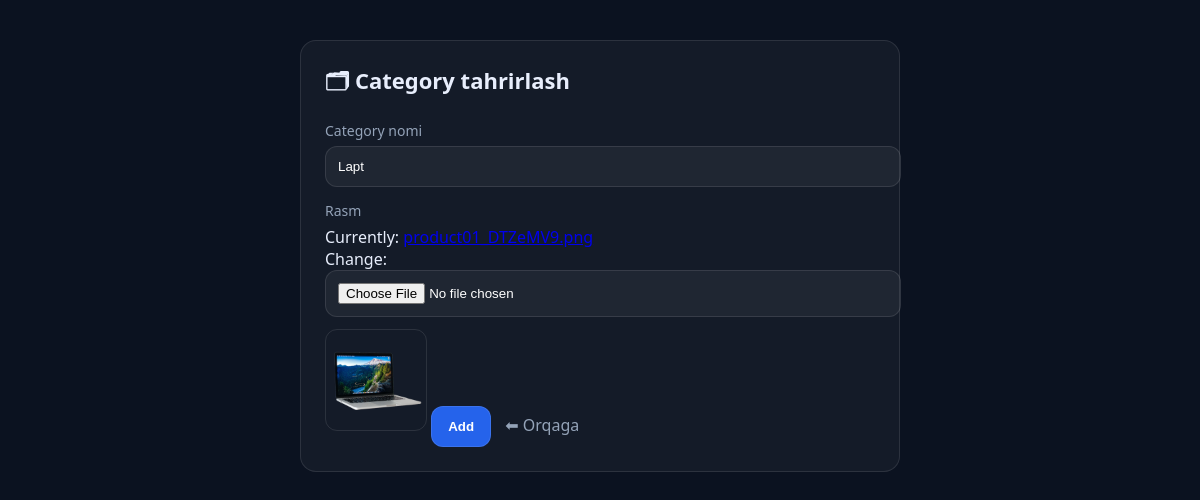
/seller/categories/3/edit/ (signed in), run on the app's committed database.
### products/models.py (models this page shows, shortened)
class Category(models.Model):
    name = models.CharField(max_length=100, unique=True)
    image = models.ImageField()

### products/views.py (the view)
# urls.py: path("seller/categories/<int:pk>/edit/", views.category_update, name="category_update"),
@login_required
def category_update(request, pk):
    category = get_object_or_404(Category, pk = pk)
    if request.method== "POST":
        form = CategoryForm(request.POST, request.FILES, instance=category)
        if form.is_valid():
            form.save()
            return redirect("category_list")
    else:
        form =  CategoryForm(instance=category)
        return render(request, "seller/category_form.html",{
            "form": form,
            "title": "Category tahrirlash",
            "btn-text": "Yangilash"
        })

### products/forms.py
class CategoryForm(forms.ModelForm):
    class Meta:
        model = Category
        fields = ['name', 'image']

### templates/seller/category_form.html (shortened to what this page needs)
<!doctype html>
<html lang="uz">
<head>
</head>
<body>
  <div class="wrap">
    <div class="card">
      <h2>🗂 {{ title }}</h2>
      <form method="post" enctype="multipart/form-data">
        <label>Category nomi</label>
        {{ form.name }}
        <label>Rasm</label>
        {{ form.image }}
        {% if form.instance.image %}
          <img src="{{ form.instance.image.url }}">
        {% endif %}
        <button type="submit" class="btn">
          {{ btn_text }} Add
        </button>
        <a href="{% url 'category_list' %}" class="back">
          ⬅ Orqaga
        </a>
      </form>
    </div>
  </div>
</body>
</html>

### templates/seller/category_form.html (style rules this page uses)
body { margin:0; font-family:system-ui; background:#0b1220; color:#e8eefc; }
.wrap { width:min(600px,92vw); margin:40px auto; }
.card { padding:24px; border-radius:16px; border:1px solid rgba(255,255,255,.1); background:rgba(255,255,255,.04); }
h2 { margin-top:0; font-size:22px; font-weight:900; }
label { display:block; margin:14px 0 6px; color:#94a3b8; font-size:14px; }
input[type="text"], input[type="file"] { width:100%; padding:12px; border-radius:12px; border:1px solid rgba(255,255,255,.1); background:rgba(255,255,255,.05); color:#fff; outline:none; }
.btn { margin-top:20px; padding:12px 16px; border-radius:12px; border:1px solid rgba(255,255,255,.1); background:#2563eb; color:#fff; cursor:pointer; font-weight:600; }
.back { margin-left:10px; text-decoration:none; color:#94a3b8; }
img { margin-top:12px; width:100px; height:100px; object-fit:cover; border-radius:12px; border:1px solid rgba(255,255,255,.1); }

### data on the page
Category: name "Lapt", instance.image (picture)

### other printed values
{{ title }} "Category tahrirlash"
